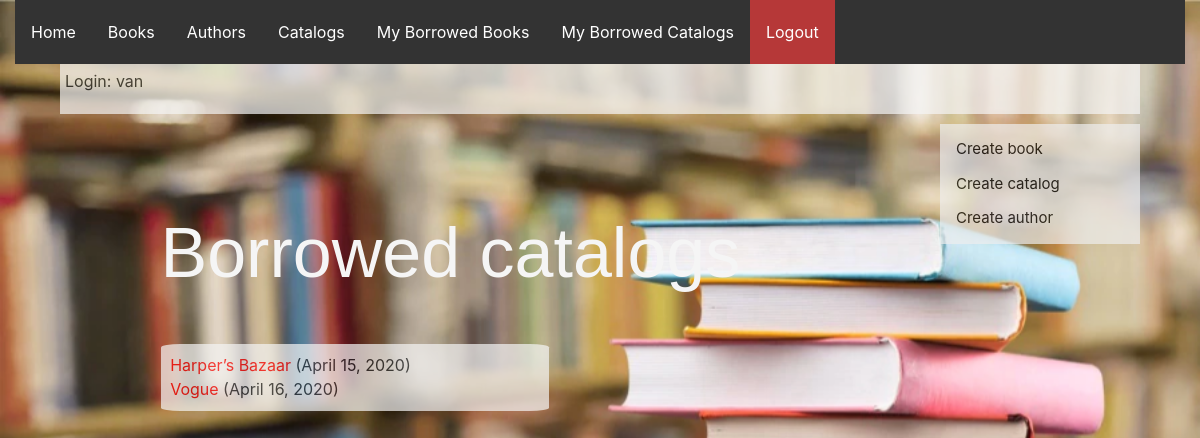
The app's page /library/mycatalogs/ (signed in) with its own data.
### library_app/models.py (models this page shows, shortened)
class CatalogCase(models.Model):
    id = models.UUIDField(primary_key=True, default=uuid.uuid4,
                          help_text="Unique ID for catalog")
    catalog = models.ForeignKey('Catalog', on_delete=models.SET_NULL, null=True)
    imprint = models.CharField(max_length=200)
    due_back = models.DateField(null=True, blank=True)
    borrower = models.ForeignKey(User, on_delete=models.SET_NULL, null=True, blank=True)
    @property
    def is_overdue(self):
        if self.due_back and date.today() > self.due_back:
            return True
        return False
    LOAN_STATUS = (
        ('d', 'Maintenance'),
        ('o', 'On loan'),
        ('a', 'Available'),
        ('r', 'Reserved'),
    )
    status = models.CharField(
        max_length=1,
        choices=LOAN_STATUS,
        blank=True,
        default='d',
        help_text='Catalog availability')
    class Meta:
        ordering = ['due_back']
        permissions = (("can_mark_returned", "Set catalog as returned"),)

class Catalog(models.Model):
    title = models.CharField(max_length=200)
    name = models.CharField(max_length=200)

### library_app/views.py (the view)
# urls.py: path('mycatalogs/', views.LoanedCatalogsByUserListView.as_view(), name='my-borrowed-catalogs'),
class LoanedCatalogsByUserListView(LoginRequiredMixin, generic.ListView):
    model = CatalogCase
    template_name = 'library_app/catalogcase_list_borrowed_user.html'

### library_app/templates/library_app/catalogcase_list_borrowed_user.html
{% extends "base.html" %}
{% block content %}
    <h1> Borrowed catalogs</h1>
    <div class = "container">
    {% if catalogcase_list %}
      {% for catalogcase in catalogcase_list %}
      <div class="{% if catalogcase.is_overdue %}text-danger{% endif %}">
        <a href="{% url 'catalog-detail' catalogcase.catalog.pk %}">{{catalogcase.catalog.title}}</a> ({{ catalogcase.due_back }})
      </div>
      {% endfor %}
    {% else %}
      <p>No catalogs.</p>
    {% endif %}
    </div>
{% endblock %}

### library_app/templates/base.html (shortened to what this page needs)
<!DOCTYPE html>
<html lang="en">
<head>
  <link rel="stylesheet" href="https://stackpath.bootstrapcdn.com/bootstrap/4.1.3/css/bootstrap.min.css">
  {% load static %}
  <link rel="stylesheet" href="{% static 'css/styles.css' %}">
</head>
<body>
  <div class="container-fluid">
    <div class="row">
      <div class="col-sm-12">
      {% block navbar %}
        <ul class="nav">
          <li><a href="{% url 'index' %}">Home</a></li>
          <li><a href="{% url 'books' %}">Books</a></li>
          <li><a href="{% url 'authors' %}">Authors</a></li>
          <li><a href="{% url 'catalogs' %}">Catalogs</a></li>
          {% if user.is_authenticated %}
     <li><a href="{% url 'my-borrowed-books'%}">My Borrowed Books</a></li>
     <li><a href="{% url 'my-borrowed-catalogs'%}">My Borrowed Catalogs</a></li>
     <div class = "logout">
     <li><a href="{% url 'logout'%}?next={{request.path}}">Logout</a></li>
     </div>
   {% else %}
   <div class = "login">
     <li><a href="{% url 'login'%}?next={{request.path}}">Login</a></li>
   </div>
   {% endif %}
     {% endblock %}
      </div>
    </div>
  </div>
<div class="container-2">
<p>Login: {{ user.get_username }}</p>
</div>
{% block sidenavr %}
<div class="sidenav">
  <a href="{% url 'book_create' %}">Create book</a>
  <a href="{% url 'catalog_create' %}">Create catalog</a>
  <a href="{% url 'author_create' %}">Create author</a>
</div>
 {% endblock %}
  <div class="col-sm-10 ">{% block content %}{% endblock %}
  </div>
</body>
</html>

### library_app/static/css/styles.css (style rules this page uses)
body { background: url(../images/background.png); background-size: cover; background-repeat: no-repeat; height: 300px; position: relative; }
ul { list-style-type: none; margin: 0; padding: 0; overflow: hidden; background-color: #333; }
li { float: right; }
li a { display: block; color: white; text-align: center; padding: 20px 16px; text-decoration: none; }
a { text-decoration: none; color: red; }
h1 { color: whitesmoke; margin-left: 15%; margin-top: 10%; font-family: 'Gill Sans', 'Gill Sans MT', Calibri, 'Trebuchet MS', sans-serif; font-size: 70px; }
.container { background-color: whitesmoke; border-radius: 5%; padding: 1%; opacity: 70%; width: 40%; margin-left: 15%; margin-top: 5%; }
.container-2 { background-color: whitesmoke; opacity: 70%; margin-left: 5%; width: 90%; padding: 5px; }
.sidenav { width: 200px; position: fixed; z-index: 1; top: 15.5%; right: 5%; background: #eee; opacity: 70%; overflow-x: hidden; padding: 8px 0; }
.sidenav a { padding: 6px 8px 6px 16px; text-decoration: none; font-size: 15px; color: black; display: block; }
.logout { background-color: rgb(182, 56, 56); }

### records on screen
CatalogCase: catalog "Harper’s Bazaar", due_back "April 15, 2020"
CatalogCase: catalog "Vogue", due_back "April 16, 2020"

### other values on screen
{{ user.get_username }} "van"
